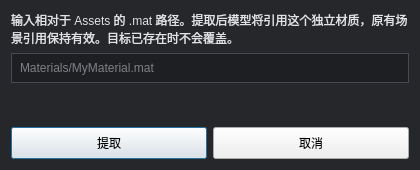
<?xml version="1.0" encoding="UTF-8"?>
<ui version="4.0">
<class>MaterialExtractDialog</class><widget class="QDialog" name="MaterialExtractDialog">
<property name="windowTitle"><string>提取材质</string></property><property name="modal"><bool>true</bool></property><property name="minimumSize"><size><width>420</width><height>0</height></size></property>
<property name="styleSheet"><string>QDialog { background:#25272b; color:#e0e2e6; } QLabel { color:#e0e2e6; } QLineEdit { background:#1d1f23; color:#e0e2e6; border:1px solid #454a53; padding:6px; } QPushButton { padding:6px 14px; } QLabel#errorLabel { color:#f0b5a5; }</string></property>
<layout class="QVBoxLayout" name="mainLayout"><item><widget class="QLabel" name="descriptionLabel"><property name="text"><string>输入相对于 Assets 的 .mat 路径。提取后模型将引用这个独立材质，原有场景引用保持有效。目标已存在时不会覆盖。</string></property><property name="wordWrap"><bool>true</bool></property></widget></item>
<item><widget class="QLineEdit" name="pathEdit"><property name="placeholderText"><string>Materials/MyMaterial.mat</string></property></widget></item>
<item><widget class="QLabel" name="errorLabel"><property name="wordWrap"><bool>true</bool></property><property name="textFormat"><enum>Qt::PlainText</enum></property></widget></item>
<item><layout class="QHBoxLayout" name="buttonLayout"><item><widget class="QPushButton" name="extractButton"><property name="text"><string>提取</string></property><property name="default"><bool>true</bool></property></widget></item><item><widget class="QPushButton" name="cancelButton"><property name="text"><string>取消</string></property></widget></item></layout></item>
</layout></widget><resources/><connections/></ui>
